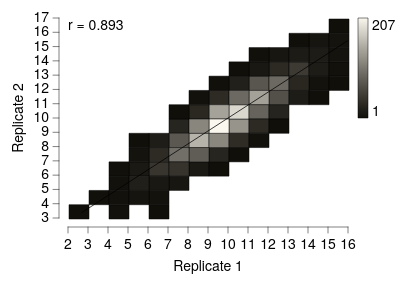

Vega-Lite specification for this chart:
### Vega-Lite specification from a JSON file in a GitHub repository (floating-point values rounded to 4 significant figures; data arrays with more than 128 entries replaced by an {"elided": "..."} marker saying what was removed)
{"background": null, "config": {"arc": {"fill": "#DBDBDB", "fillOpacity": 1.0, "innerRadius": 25.0, "padAngle": 0.03, "stroke": "black", "strokeOpacity": 1, "strokeWidth": 0.25}, "area": {"fill": "#DBDBDB", "fillOpacity": 1.0, "stroke": "black", "strokeOpacity": 1, "strokeWidth": 0.25}, "axis": {"domain": true, "domainCap": "round", "domainColor": "black", "domainWidth": 0.25, "grid": false, "gridCap": "round", "gridColor": "#F1F1F1", "gridDash": [0, 0], "gridOpacity": 1.0, "gridWidth": 0.25, "labelColor": "black", "labelFont": "Helvetica Neue", "labelFontSize": 7, "labelFontStyle": "normal", "labelFontWeight": 400, "offset": 4.5, "ticks": true, "tickCap": "round", "tickColor": "black", "tickRound": false, "tickSize": 3, "tickWidth": 0.25, "titleColor": "black", "titleFont": "Helvetica Neue", "titleFontSize": 7, "titleFontStyle": "normal", "titleFontWeight": 400}, "axisX": {"domain": true, "labelAlign": "center", "labelAngle": 0, "labels": true, "ticks": true, "translate": 0}, "axisY": {"domain": true, "labelAlign": "right", "labelAngle": 0, "labels": true, "ticks": true, "translate": 0}, "axisRight": {"domain": true, "labelAlign": "left", "labelAngle": 0, "labels": true, "ticks": true, "translate": 0}, "axisTop": {"domain": true, "labelAlign": "center", "labelAngle": 0, "labels": true, "ticks": true, "translate": 0}, "axisBand": {"tickOffset": 0}, "bar": {"fill": "#DBDBDB", "fillOpacity": 1.0, "stroke": "black", "strokeOpacity": 1, "strokeWidth": 0.25}, "boxplot": {"size": 9.0, "ticks": {"cornerRadius": 0.25, "fill": "black", "opacity": 1, "size": 4.5, "thickness": 0.25}, "box": {"fillOpacity": 1.0, "stroke": "black", "strokeOpacity": 1, "strokeWidth": 0.25}, "median": {"cornerRadius": 0, "fill": "black", "fillOpacity": 1.0, "opacity": 1, "size": 9.0, "thickness": 0.25}, "rule": {"fill": "black", "fillOpacity": 1.0, "size": 10.0, "stroke": "black", "strokeDash": [0, 0], "strokeOpacity": 1, "strokeWidth": 0.25}, "outliers": {"color": "black", "fill": "black", "fillOpacity": 1.0, "size": 0, "stroke": "black", "strokeOpacity": 1, "strokeWidth": 0.25}}, "circle": {"fill": "black", "fillOpacity": 1.0, "size": 0.5, "stroke": null, "strokeOpacity": 1, "strokeWidth": 0.25}, "errorband": {"band": {"fillOpacity": 0.6, "stroke": null, "strokeWidth": 0.25, "strokeOpacity": 1}, "borders": {"opacity": 0, "strokeOpacity": 0.25, "strokeWidth": 1}}, "errorbar": {"opacity": 1, "rule": {"strokeDash": [0, 0], "strokeWidth": 0.25}, "ticks": {"color": "black", "cornerRadius": 0.125, "opacity": 1, "size": 6.0, "thickness": 0.25}, "thickness": 0.25}, "font": "Helvetica Neue", "geoshape": {"fill": "#DBDBDB", "fillOpacity": 1.0, "stroke": "black", "strokeOpacity": 1, "strokeWidth": 0.25}, "header": {"labelColor": "black", "labelFont": "Helvetica Neue", "labelFontSize": 7, "labelFontStyle": "normal", "labelFontWeight": 400, "titleColor": "black", "titleFont": "Helvetica Neue", "titleFontSize": 7, "titleFontStyle": "normal", "titleFontWeight": 400, "titlePadding": 0}, "legend": {"disable": false, "offset": 4.5, "titlePadding": 4, "labelOffset": 2, "gradientLabelOffset": 2, "gradientLength": 50.0, "gradientThickness": 5.0, "gradientOpacity": 1.0, "gradientStrokeColor": "black", "gradientStrokeWidth": 0.25, "labelColor": "black", "labelFont": "Helvetica Neue", "labelFontSize": 7, "labelFontStyle": "normal", "labelFontWeight": 400, "strokeColor": "black", "strokeWidth": 0, "symbolSize": 42, "symbolStrokeColor": "black", "symbolStrokeWidth": 0.25, "titleColor": "black", "titleFont": "Helvetica Neue", "titleFontSize": 7, "titleFontStyle": "normal", "titleFontWeight": 400}, "line": {"color": "black", "stroke": "black", "strokeCap": "round", "strokeDash": [0, 0], "strokeOpacity": 1, "strokeWidth": 0.375}, "point": {"filled": true, "fill": "#DBDBDB", "fillOpacity": 1.0, "size": 5.0, "stroke": "black", "strokeOpacity": 1, "strokeWidth": 0.25}, "range": {"category": ["#C6D9F1", "#F1C9CB", "#FEF0B9", "#CEE37A", "#7AA8E0", "#E589A3", "#FDDD5D", "#68B961", "#4177B1", "#C35082", "#E5C227", "#438156"], "diverging": {"scheme": ["#C35082", "#CE6D94", "#D989A7", "#E2A4BA", "#EABFCE", "#F1DBE2", "#F6F6F6", "#D7E0EB", "#B9CBE0", "#9BB6D5", "#7DA1C9", "#5F8CBD", "#4177B1"]}, "heatmap": {"scheme": ["#110F09", "#22201A", "#34322B", "#47453E", "#5B5951", "#706D66", "#86837B", "#9C9991", "#B2AFA7", "#CAC7BE", "#E1DED6", "#FAF7EE"]}, "ordinal": {"scheme": ["#F1F1F1", "#DBDBDB", "#C6C6C6", "#B2B2B2", "#9D9D9D", "#898989", "#767676", "#636363", "#515151", "#404040", "#2F2F2F", "#1F1F1F"]}, "ramp": {"scheme": ["#32022B", "#43044D", "#4C196E", "#4D338C", "#484DA6", "#3A68BB", "#1D83CA", "#1D9CCB", "#23B5C9", "#28CDC5", "#4DE0B4", "#91EE9F"]}}, "rule": {"color": "black", "stroke": "black", "strokeCap": "round", "strokeDash": [2, 2], "strokeOpacity": 1, "strokeWidth": 0.25}, "scale": {"bandPaddingInner": 0.1, "bandPaddingOuter": 0.1, "round": false}, "rect": {"fill": "#DBDBDB", "fillOpacity": 1.0, "stroke": "black", "strokeOpacity": 1, "strokeWidth": 0.25}, "square": {"fill": "#DBDBDB", "fillOpacity": 1.0, "size": 10.0, "stroke": "black", "strokeOpacity": 1, "strokeWidth": 0.25}, "text": {"color": "black", "font": "Helvetica Neue", "fontSize": 7, "fontStyle": "normal", "fontWeight": 400}, "tick": {"color": "black", "cornerRadius": 0.125, "opacity": 1.0, "size": 9.0, "thickness": 0.25}, "title": {"anchor": "middle", "frame": "group", "color": "black", "font": "Helvetica Neue", "fontSize": 7, "fontStyle": "normal", "fontWeight": 400, "subtitleColor": "black", "subtitleFont": "Helvetica Neue", "subtitleFontSize": "Helvetica Neue", "subtitleFontStyle": "normal", "subtitleFontWeight": 400}, "trail": {"color": "black", "opacity": 1, "size": 0.375}, "view": {"continuousWidth": 140, "continuousHeight": 100, "discreteWidth": 140, "discreteHeight": 100, "fill": null, "stroke": null, "strokeWidth": 0.25}}, "layer": [{"data": {"name": "data-c3453f9bca61042f9335852521770735"}, "mark": {"type": "rect"}, "encoding": {"color": {"aggregate": "count", "title": null, "type": "quantitative"}, "x": {"bin": {"maxbins": 24}, "field": "rep1", "title": "Replicate 1", "type": "quantitative"}, "y": {"bin": {"maxbins": 24}, "field": "rep2", "title": "Replicate 2", "type": "quantitative"}}}, {"layer": [{"data": {"name": "data-a3b76286ade9bf437b3d2203123b9ea2"}, "mark": {"type": "line"}, "encoding": {"x": {"field": "rep1", "type": "quantitative"}, "y": {"field": "rep2", "type": "quantitative"}}}, {"data": {"values": [{"__dysonsphere__": 1}]}, "mark": {"type": "text", "align": "left", "angle": 0, "baseline": "top", "dx": 0, "dy": 0, "fontSize": 7, "opacity": 1.0}, "encoding": {"text": {"value": "r = 0.893"}, "x": {"value": 0}, "y": {"value": 0}}}], "name": "__dysonsphere_3cd12293868eb54c_1"}], "$schema": "https://vega.github.io/schema/vega-lite/v6.4.1.json", "datasets": {"data-c3453f9bca61042f9335852521770735": {"elided": "2500 records"}, "data-a3b76286ade9bf437b3d2203123b9ea2": [{"rep1": 2.678, "rep2": 3.369, "__dysonsphere__": 1}, {"rep1": 15.98, "rep2": 15.4, "__dysonsphere__": 1}]}}
